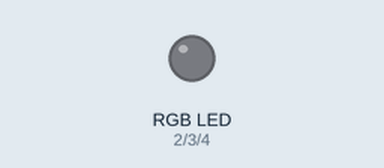
The sketch below on a simulated Arduino Uno, built with avr-gcc and run on an emulated ATmega328P. Parts: an RGB LED mixed from three pins (HIGH = lit).

Above: at 0.1 s.
At 2.6 s:
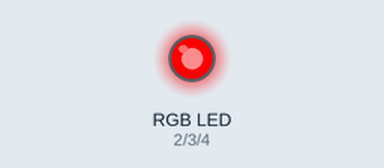
At 10.3 s:
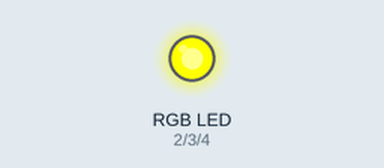
At 15.4 s:
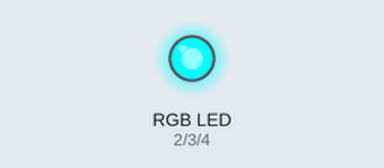
At 24.24 s:
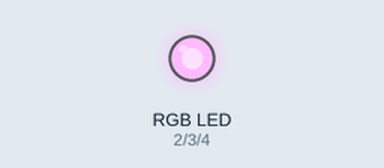
At 33.4 s:
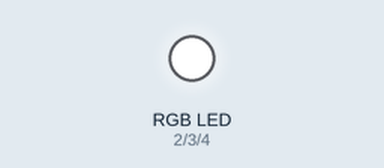
Timing chart, 0 to 40.0 s (numbered marks = the images above):
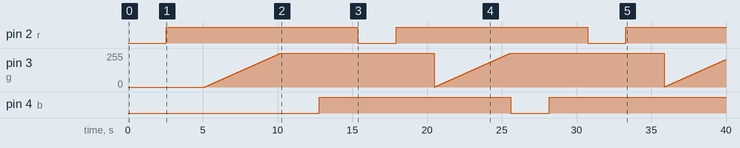

The sketch:

RGB_LED.ino
```cpp
int r = 2;
int g = 3;
int b = 4;
int delayLed = 20;

void setup() {
pinMode(r, OUTPUT);
pinMode(g, OUTPUT);
pinMode(b, OUTPUT);
}

void loop() {
for(int i = 0; i < 256; i++)
{
  analogWrite(r, i);
  delay(delayLed);
  }
for(int i = 0; i < 256; i++)
{
  analogWrite(g, i);
  delay(delayLed);
  }
for(int i = 0; i < 256; i++)
{
  analogWrite(b, i);
  delay(delayLed);
  }
for(int i = 255; i == 0; i--)
{
  analogWrite(r, i);
  delay(delayLed);
  }
for(int i = 255; i == 0; i--)
{
  analogWrite(g, i);
  delay(delayLed);
  }
for(int i = 255; i == 0; i--)
{
  analogWrite(b, i);
  delay(delayLed);
  }
}
```

Measured:
- by itself, pin 2 (r): alternates HIGH for 12.8 s and LOW for 2.6 s
- by itself, pin 3 (g): ramps from 0/255 to 255/255 and jumps back, once every 15.4 s
- by itself, pin 4 (b): LOW → HIGH at 12.8 s, → LOW 12.8 s later, → HIGH 2.6 s later
